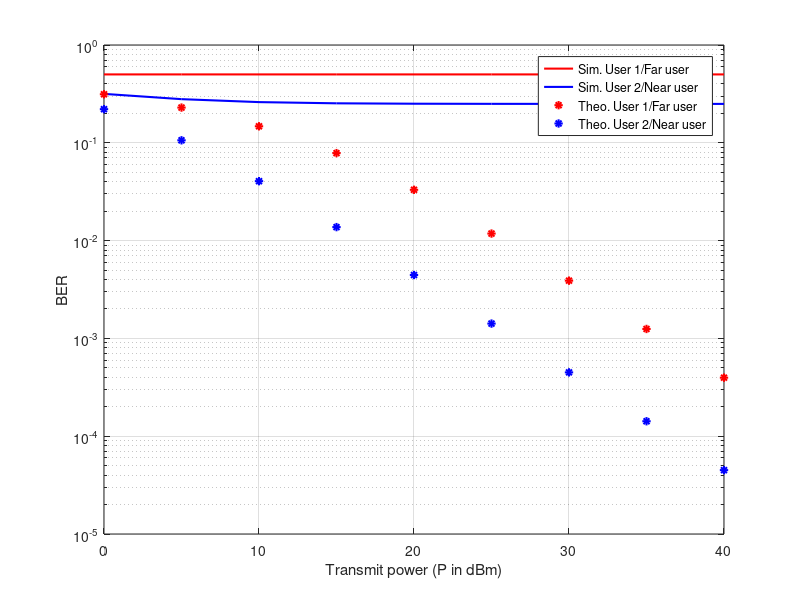

This figure's MATLAB source:

%  function [ber_theo1,ber_theo2] = NOMA_BER_Rayleigh()

%ber_th1 is far user, ber_th2 is near user
%https://ecewireless.blogspot.com/2020/04/how-to-simulate-ber-capacity-and-outage.html
clc; 
clear all

N = 10^6;

d1 = 1000; d2 = 500;    %Distances of users from base station (BS)
a1 = 0.75; a2 = 0.25;   %Power allocation factors
eta = 4;                %Path loss exponent

%Generate rayleigh fading coefficient for both users
h1 = sqrt(d1^-eta)*(randn(1,N)+1i*randn(1,N))/sqrt(2);
h2 = sqrt(d2^-eta)*(randn(1,N)+1i*randn(1,N))/sqrt(2);

g1 = (abs(h1)).^2;
g2 = (abs(h2)).^2;

% EbN0=0:5:40;        % EbN0, SNR
Pt = 0:5:40;                %Transmit power in dBm
pt = (10^-3)*10.^(Pt/10);   %Transmit power in linear scale
BW = 10^6;                  %System bandwidth
No = -174 + 10*log10(BW);   %Noise power (dBm)
no = (10^-3)*10.^(No/10);   %Noise power (linear scale)

%Generate noise samples for both users
w1 = sqrt(no)*(randn(1,N)+1i*randn(1,N))/sqrt(2);
w2 = sqrt(no)*(randn(1,N)+1i*randn(1,N))/sqrt(2);

%Generate random binary data for two users
data1 = randi([0 1],1,N);  %Data bits of user 1
data2 = randi([0 1],1,N);  %Data bits of user 2

%Do BPSK modulation of data
x1 = 2*data1 - 1;
x2 = 2*data2 - 1;

p = length(Pt);
for u = 1:p
    %Do superposition coding
    x = sqrt(pt(u))*(sqrt(a1)*x1 + sqrt(a2)*x2);
    %Received signals
    y1 = h1.*x + w1;
    y2 = h2.*x + w2;
    
    %Equalize 
    eq1 = y1./h1;
    eq2 = y2./h2;
    
    %AT USER 1--------------------
    %Direct decoding of x1 from y1
    x1_hat = zeros(1,N);
    x1_hat(eq1>0) = 1;
    
    %Compare decoded x1_hat with data1 to estimate BER
   size(data1)
     1+444
   size(x1_hat)
    ber1(u) = biterr(data1,x1_hat)/N; % biterr returns howmany bits are not correctly received
    
    %----------------------------------
    
    %AT USER 2-------------------------
    %Direct decoding of x1 from y2
    x12_hat = ones(1,N);
    x12_hat(eq2<0) = -1;
    
    y2_dash = eq2 - sqrt(a1*pt(u))*x12_hat;
    x2_hat = zeros(1,N);
    x2_hat(real(y2_dash)>0) = 1;
    
    ber2(u) = biterr(x2_hat, data2)/N;
    %-----------------------------------   
    
    gam_a = 2*((sqrt(a1*pt(u))-sqrt(a2*pt(u)))^2)*mean(g1)/no;
    gam_b = 2*((sqrt(a1*pt(u))+sqrt(a2*pt(u)))^2)*mean(g1)/no;
    ber_theo1(u) = 0.25*(2 - sqrt(gam_a/(2+gam_a)) - sqrt(gam_b/(2+gam_b)));
    
    gam_c = 2*a2*pt(u)*mean(g2)/no;
    gam_d = 2*((sqrt(a2) + sqrt(a1))^2)*pt(u)*mean(g2)/no;
    gam_e = 2*((sqrt(a2) + 2*sqrt(a1))^2)*pt(u)*mean(g2)/no;
    gam_f = 2*((-sqrt(a2) + sqrt(a1))^2)*pt(u)*mean(g2)/no;
    gam_g = 2*((-sqrt(a2) + 2*sqrt(a1))^2)*pt(u)*mean(g2)/no;
    
    gc = (1 - sqrt(gam_c/(2+gam_c)));
    gd = (1-sqrt(gam_d/(2+gam_d)));
    ge = (1-sqrt(gam_e/(2+gam_e)));
    gf = (1-sqrt(gam_f/(2+gam_f)));
    gg = (1-sqrt(gam_g/(2+gam_g)));
    
    ber_theo2(u) = 0.5*gc - 0.25*gd + 0.25*(ge+gf-gg);
    
    gamma1(u) = a1*pt(u)*mean(g1)/(a2*pt(u)*mean(g1) + no);
    gamma2(u) = a2*pt(u)*mean(g2)/no;
end
%%
% SNR = Pt/No
%%
semilogy(Pt, ber1,'r', 'linewidth',1.5); hold on; grid on;
semilogy(Pt, ber2,'b', 'linewidth',1.5);
semilogy(Pt, ber_theo1, '*r','linewidth',1.5);hold on;
semilogy(Pt, ber_theo2, '*b','linewidth',1.5);
xlabel('Transmit power (P in dBm)');
ylabel('BER');
legend('Sim. User 1/Far user','Sim. User 2/Near user','Theo. User 1/Far user','Theo. User 2/Near user');
%   end











